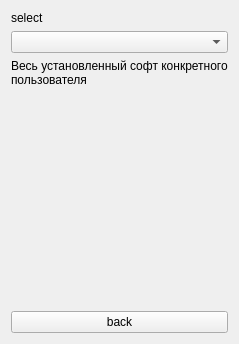
      <widget class="QWidget" name="page_15">
       <layout class="QVBoxLayout" name="verticalLayout_25">
        <item>
         <widget class="QLabel" name="label_38">
          <property name="text">
           <string>select</string>
          </property>
         </widget>
        </item>
        <item>
         <widget class="QComboBox" name="comboBox">
          <property name="currentIndex">
           <number>-1</number>
          </property>
          <item>
           <property name="text">
            <string>select 1</string>
           </property>
          </item>
          <item>
           <property name="text">
            <string>select 2</string>
           </property>
          </item>
          <item>
           <property name="text">
            <string>select 3</string>
           </property>
          </item>
          <item>
           <property name="text">
            <string>select 4</string>
           </property>
          </item>
          <item>
           <property name="text">
            <string>select 5</string>
           </property>
          </item>
          <item>
           <property name="text">
            <string>select 6</string>
           </property>
          </item>
          <item>
           <property name="text">
            <string>select 7</string>
           </property>
          </item>
          <item>
           <property name="text">
            <string>select 8</string>
           </property>
          </item>
         </widget>
        </item>
        <item>
         <widget class="QLabel" name="label_39">
          <property name="sizePolicy">
           <sizepolicy hsizetype="Preferred" vsizetype="Preferred">
            <horstretch>0</horstretch>
            <verstretch>0</verstretch>
           </sizepolicy>
          </property>
          <property name="text">
           <string>Весь установленный софт конкретного пользователя</string>
          </property>
          <property name="scaledContents">
           <bool>true</bool>
          </property>
          <property name="wordWrap">
           <bool>true</bool>
          </property>
         </widget>
        </item>
        <item>
         <spacer name="verticalSpacer_13">
          <property name="orientation">
           <enum>Qt::Vertical</enum>
          </property>
          <property name="sizeHint" stdset="0">
           <size>
            <width>20</width>
            <height>218</height>
           </size>
          </property>
         </spacer>
        </item>
        <item>
         <widget class="QPushButton" name="pushButton_37">
          <property name="text">
           <string>back</string>
          </property>
         </widget>
        </item>
       </layout>
      </widget>
